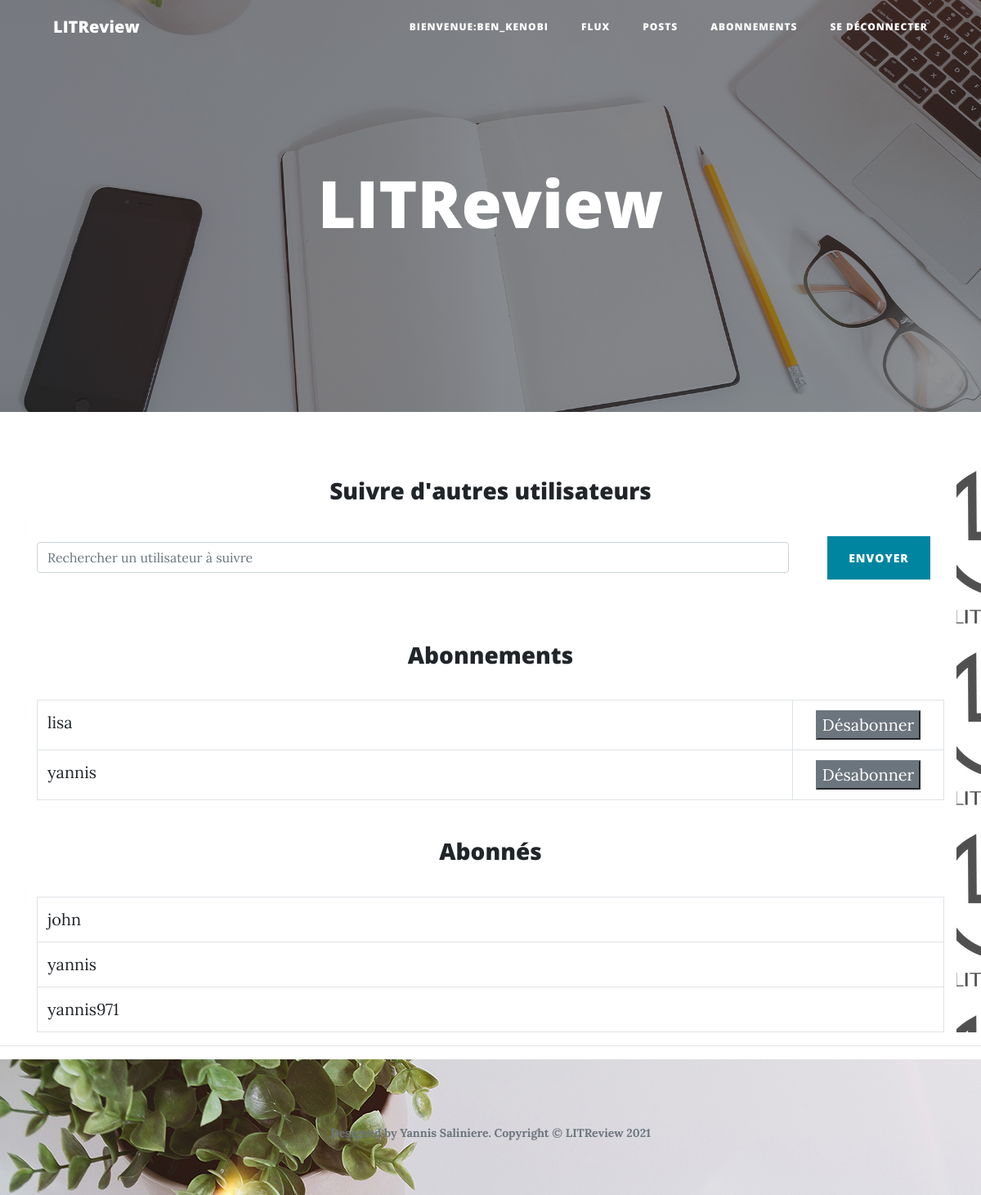
The page /abonnements/ (signed in) on the database its author committed.
### home/models.py (models this page shows)
class UserFollows(models.Model):
    user = models.ForeignKey(
        to=settings.AUTH_USER_MODEL, on_delete=models.CASCADE,
        related_name='following')
    followed_user = models.ForeignKey(
        to=settings.AUTH_USER_MODEL, on_delete=models.CASCADE,
        related_name='followed_by')
    class Meta:
        unique_together = ('user', 'followed_user', )

### abonnements/views.py (the view)
# urls.py: path('', views.Index.as_view(), name='index'),
class Index(LoginRequiredMixin, TemplateView):
    template_name = 'abonnements/index.html'
    def get_context_data(self, **kwargs):
        context = super().get_context_data(**kwargs)
        context['list_of_other_users'] = list_of_other_users(self.request.user)
        context['list_of_followed_by'] = list_of_followed_by(self.request.user)
        context['list_of_following'] = list_of_following(self.request.user)
        context['users_json'] = json.dumps(list_of_other_users_values(self.request.user))
        return context

### abonnements/views.py (called while the page is built)
def list_of_other_users(logged_in_user):
    return User.objects.filter(is_active=True, is_staff=False).exclude(username=logged_in_user.username).order_by(Lower('username'))

def list_of_other_users_values(logged_in_user):
    return list(User.objects.values('id', 'username').filter(is_active=True, is_staff=False).exclude(username=logged_in_user.username).order_by(Lower('username')))

def list_of_following(logged_in_user):
    return UserFollows.objects.filter(user=logged_in_user).order_by(Lower('followed_user__username'))

def list_of_followed_by(logged_in_user):
    return UserFollows.objects.filter(followed_user=logged_in_user).order_by(Lower('user__username'))

### abonnements/templates/abonnements/index.html (shortened to what this page needs)
{% extends 'home/base.html' %}
{% block body %}
{% include 'home/navbar.html' %}
<br><h3 class="text-center">Suivre d'autres utilisateurs</h3><br>
<form class="form-horizontal" id="user_follows" action="{% url 'abonnements:create' %}" method="post" novalidate>
  <div class="form-group form-group-lg">
    <div class="row">
      <div class="col-sm-10 align-self-center">
        <input id="search_user" class="form-control" placeholder="Rechercher un utilisateur à suivre">
      </div>
      <div class="col-sm-2 text-center">
        <button type="submit" class="btn btn-primary">Envoyer</button>
      </div>
    </div>
  </div>
  <input id="followed_user_id" name="followed_user_id" type="hidden" value=""><br>
</form>
<br><h3 class="text-center">Abonnements</h3><br>
{% if list_of_following %}
  <table class="table table-bordered table-hover">
      <tbody>
        {% for user_follow in list_of_following %}
          <tr>
            <td class="col-10">{{ user_follow.followed_user.username  }}</td>
            <td class="col-2 text-center">
              <a href="{% url 'abonnements:delete' user_follow.followed_user.id  %}">
                <button type="button" class="btn-secondary" formnovalidate>Désabonner</button>
              </a>
            </td>
          </tr>
        {% endfor %}
      </tbody>
    </table>
{% else %}
  <div class="alert alert-info text-center">Vous n'avez pas d'abonnements</div>
{% endif %}
<br><h3 class="text-center">Abonnés</h3><br>
{% if list_of_followed_by %}
  <table class="table table-bordered table-hover">
      <tbody>
  {% for user_follow in list_of_followed_by %}
    <tr>
      <td>{{ user_follow.user.username }}</td>
    </tr>
  {% endfor %}
    </tbody>
  </table>
{% else %}
  <div class="alert alert-info text-center">Vous n'avez pas d'abonnés</div>
{% endif %}
{% endblock %}

### home/templates/home/navbar.html (shortened to what this page needs)
<nav class="navbar navbar-expand-lg navbar-light fixed-top" id="mainNav">
  <div class="container">
    <a class="navbar-brand" href="{% url 'home:index' %}">LITReview</a>
    <div class="collapse navbar-collapse" id="navbarResponsive">
      <ul class="navbar-nav ml-auto">
        <li class="nav-item">
          <a class="nav-link" href="#">Bienvenue:{{user.username}}</a>
        </li>
        <li class="nav-item">
          <a class="nav-link" href="{% url 'flux:index' %}">Flux</a>
        </li>
        <li class="nav-item">
          <a class="nav-link" href="{% url 'posts:index' %}">Posts</a>
        </li>
        <li class="nav-item">
          <a class="nav-link" href="{% url 'abonnements:index' %}">Abonnements</a>
        </li>
        <li class="nav-item">
          <a class="nav-link" href="{% url 'home:logout' %}">Se déconnecter</a>
        </li>
      </ul>
    </div>
  </div>
</nav>

### rows shown on the page
UserFollows: followed_user.username "lisa"
UserFollows: followed_user.username "yannis"
UserFollows: user.username "john"
UserFollows: user.username "yannis"
UserFollows: user.username "yannis971"

### other values the page prints
{{ user.username }} "BEN_KENOBI"
